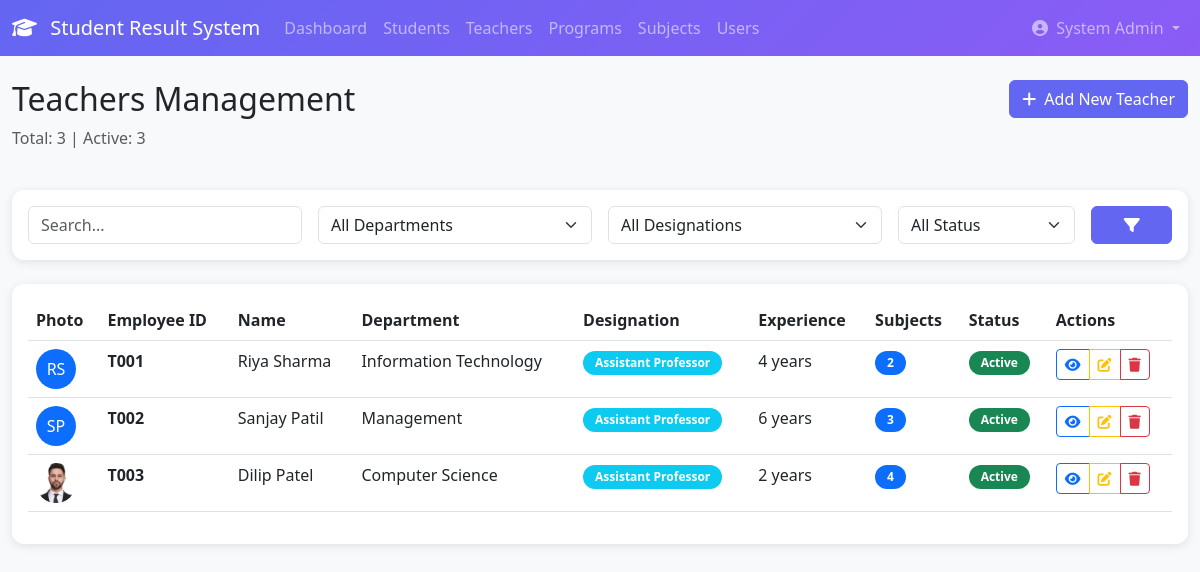
The app's page /teachers/list/ (signed in), older data.
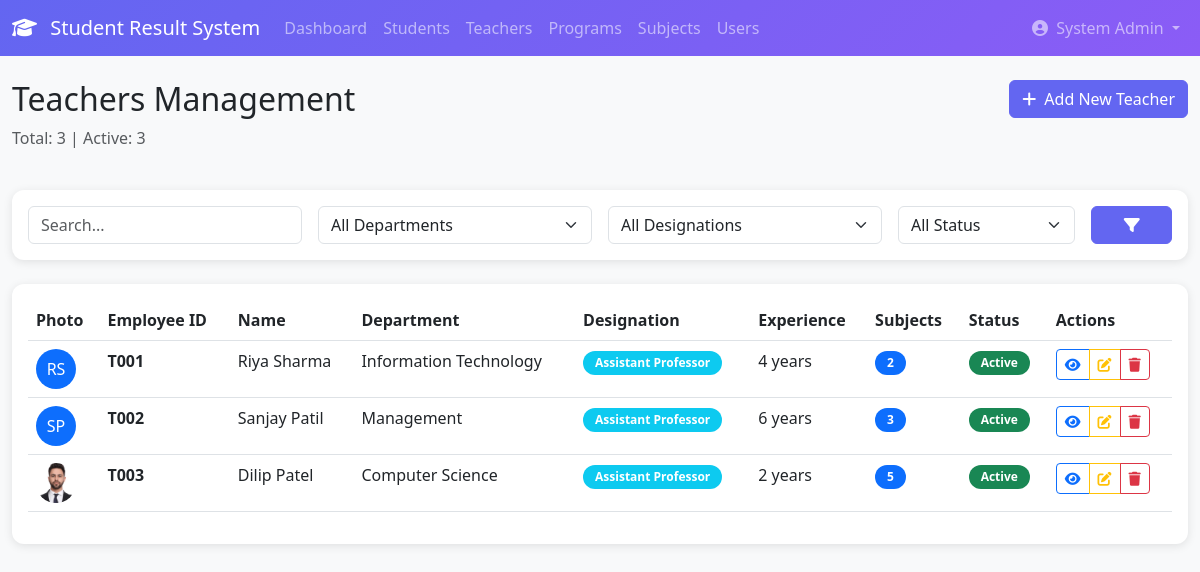
The same page, newer data.
### teachers/models.py (models this page shows, shortened)
class Teacher(models.Model):
    DESIGNATION_CHOICES = (
        ('Professor', 'Professor'),
        ('Associate Professor', 'Associate Professor'),
        ('Assistant Professor', 'Assistant Professor'),
        ('Lecturer', 'Lecturer'),
        ('Guest Faculty', 'Guest Faculty'),
        ('Visiting Faculty', 'Visiting Faculty'),
    )
    EMPLOYMENT_TYPE_CHOICES = (
        ('Full Time', 'Full Time'),
        ('Part Time', 'Part Time'),
        ('Contract', 'Contract'),
        ('Guest', 'Guest'),
    )
    user = models.OneToOneField(
        User,
        on_delete=models.CASCADE,
        related_name='teacher_profile'
    )
    employee_id = models.CharField(
        max_length=20,
        unique=True,
        help_text='Unique employee identification number'
    )
    department = models.CharField(max_length=100)
    designation = models.CharField(
        max_length=50,
        choices=DESIGNATION_CHOICES,
        default='Assistant Professor'
    )
    qualification = models.CharField(
        max_length=200,
        help_text='Highest qualification (e.g., Ph.D. in Computer Science)'
    )
    specialization = models.CharField(
        max_length=200,
        blank=True,
        help_text='Area of specialization'
    )
    experience_years = models.IntegerField(
        default=0,
        validators=[MinValueValidator(0)],
        help_text='Total years of teaching experience'
    )
    previous_institution = models.CharField(
        max_length=200,
        blank=True,
        help_text='Previous institution/company'
    )
    phone_regex = RegexValidator(
        regex=r'^\+?1?\d{9,15}$',
        message="Phone number must be entered in the format: '+999999999'."
    )
    office_phone = models.CharField(
        validators=[phone_regex],
        max_length=17,
        blank=True,
        null=True,
        help_text='Office phone extension'
    )
    personal_phone = models.CharField(
        validators=[phone_regex],
        max_length=17,
        help_text='Personal phone number'
    )
    personal_email = models.EmailField(blank=True, null=True)
    address = models.TextField()
    city = models.CharField(max_length=100)
    state = models.CharField(max_length=100)
    pincode = models.CharField(max_length=10)
    joining_date = models.DateField()
    employment_type = models.CharField(
        max_length=20,
        choices=EMPLOYMENT_TYPE_CHOICES,
        default='Full Time'
    )
    salary = models.DecimalField(
        max_digits=10,
        decimal_places=2,
        blank=True,
        null=True,
        help_text='Monthly salary'
    )
    subjects = models.ManyToManyField(
        Subject,
        related_name='teachers',
        blank=True,
        help_text='Subjects assigned to this teacher'
    )
    date_of_birth = models.DateField(blank=True, null=True)
    gender = models.CharField(
        max_length=10,
        choices=(
            ('Male', 'Male'),
            ('Female', 'Female'),
            ('Other', 'Other'),
        ),
        blank=True
    )
    blood_group = models.CharField(
        max_length=3,
        choices=(
            ('A+', 'A+'),
            ('A-', 'A-'),
            ('B+', 'B+'),
            ('B-', 'B-'),
            ('AB+', 'AB+'),
            ('AB-', 'AB-'),
            ('O+', 'O+'),
            ('O-', 'O-'),
        ),
        blank=True,
        null=True
    )
    nationality = models.CharField(max_length=50, default='Indian')
    photo = models.ImageField(
        upload_to='teacher_photos/',
        blank=True,
        null=True
    )
    resume = models.FileField(
        upload_to='teacher_documents/',
        blank=True,
        null=True,
        help_text='CV/Resume'
    )
    id_proof = models.FileField(
        upload_to='teacher_documents/',
        blank=True,
        null=True
    )
    research_interests = models.TextField(blank=True)
    publications_count = models.IntegerField(default=0)
    google_scholar_url = models.URLField(blank=True, null=True)
    linkedin_url = models.URLField(blank=True, null=True)
    is_active = models.BooleanField(default=True)
    is_hod = models.BooleanField(
        default=False,
        help_text='Is Head of Department'
    )
    can_approve_results = models.BooleanField(
        default=False,
        help_text='Can approve/publish results'
    )
    created_at = models.DateTimeField(auto_now_add=True)
    updated_at = models.DateTimeField(auto_now=True)
    class Meta:
        db_table = 'teachers'
        ordering = ['department', 'designation', 'user__first_name']
        verbose_name = 'Teacher'
        verbose_name_plural = 'Teachers'
        indexes = [
            models.Index(fields=['employee_id']),
            models.Index(fields=['department', 'designation']),
        ]
    @property
    def total_subjects(self):
        return self.subjects.count()

### accounts/models.py (models this page shows, shortened)
class User(AbstractUser):
    ROLE_CHOICES = (
        ('admin', 'Admin'),
        ('teacher', 'Teacher'),
        ('student', 'Student'),
    )
    role = models.CharField(
        max_length=10,
        choices=ROLE_CHOICES,
        default='student'
    )
    phone_regex = RegexValidator(
        regex=r'^\+?1?\d{9,15}$',
        message="Phone number must be entered in the format: '+999999999'. Up to 15 digits allowed."
    )
    phone = models.CharField(
        validators=[phone_regex],
        max_length=17,
        blank=True,
        null=True
    )
    profile_picture = models.ImageField(
        upload_to='profiles/',
        blank=True,
        null=True,
        default='profiles/default.png'
    )
    address = models.TextField(blank=True, null=True)
    date_of_birth = models.DateField(blank=True, null=True)
    created_at = models.DateTimeField(auto_now_add=True)
    updated_at = models.DateTimeField(auto_now=True)
    is_verified = models.BooleanField(default=True)
    last_login_ip = models.GenericIPAddressField(blank=True, null=True)
    class Meta:
        db_table = 'users'
        ordering = ['-created_at']
    def get_full_name(self):
        full_name = f"{self.first_name} {self.last_name}"
        return full_name.strip() or self.username
    @property
    def is_admin(self):
        return self.role == 'admin'

### teachers/views.py (the view, shortened to what this page needs)
# urls.py: path('list/', views.teacher_list, name='teacher_list'),
@login_required
@user_passes_test(is_admin)
def teacher_list(request):
    teachers = Teacher.objects.select_related('user').all()
    search_query = request.GET.get('search', '')
    department_filter = request.GET.get('department')
    if department_filter:
        teachers = teachers.filter(department=department_filter)
    designation_filter = request.GET.get('designation')
    if designation_filter:
        teachers = teachers.filter(designation=designation_filter)
    status_filter = request.GET.get('status')
    if status_filter == 'active':
        teachers = teachers.filter(is_active=True)
    elif status_filter == 'inactive':
        teachers = teachers.filter(is_active=False)
    sort_by = request.GET.get('sort', 'employee_id')
    if sort_by:
        teachers = teachers.order_by(sort_by)
    paginator = Paginator(teachers, 20)
    page_number = request.GET.get('page')
    page_obj = paginator.get_page(page_number)
    departments = Teacher.objects.values_list('department', flat=True).distinct()
    designations = Teacher.objects.values_list('designation', flat=True).distinct()
    total_teachers = teachers.count()
    active_teachers = teachers.filter(is_active=True).count()
    context = {
        'page_obj': page_obj,
        'departments': departments,
        'designations': designations,
        'search_query': search_query,
        'department_filter': department_filter,
        'designation_filter': designation_filter,
        'status_filter': status_filter,
        'sort_by': sort_by,
        'total_teachers': total_teachers,
        'active_teachers': active_teachers,
    }
    return render(request, 'teachers/list.html', context)

### teachers/views.py (called while the page is built)
def is_admin(user):
    return user.role == 'admin'

### teachers/templates/teachers/list.html (shortened to what the changed rows need)
{% extends 'base.html' %}
{% load static %}
{% block content %}
<div class="container-fluid py-4">
    <div class="row mb-4">
        <div class="col-md-6">
            <h2>Teachers Management</h2>
        </div>
    </div>
    <div class="card">
        <div class="card-body">
            <div class="table-responsive">
                <table class="table table-hover">
                    <thead>
                        <tr>
                            <th>Photo</th>
                            <th>Employee ID</th>
                            <th>Name</th>
                            <th>Department</th>
                            <th>Designation</th>
                            <th>Experience</th>
                            <th>Subjects</th>
                            <th>Status</th>
                            <th>Actions</th>
                        </tr>
                    </thead>
                    <tbody>
                        {% for teacher in page_obj %}
                        <tr>
                            <td>
                                {% if teacher.photo %}
                                    <img src="{{ teacher.photo.url }}" alt="{{ teacher.user.get_full_name }}"
                                         class="rounded-circle" width="40" height="40" style="object-fit: cover;">
                                {% else %}
                                    <div class="rounded-circle bg-primary text-white d-inline-flex align-items-center justify-content-center"
                                         style="width: 40px; height: 40px;">
                                        {{ teacher.user.first_name.0 }}{{ teacher.user.last_name.0 }}
                                    </div>
                                {% endif %}
                            </td>
                            <td><strong>{{ teacher.employee_id }}</strong></td>
                            <td>{{ teacher.user.get_full_name }}</td>
                            <td>{{ teacher.department }}</td>
                            <td><span class="badge bg-info">{{ teacher.designation }}</span></td>
                            <td>{{ teacher.experience_years }} years</td>
                            <td><span class="badge bg-primary">{{ teacher.total_subjects }}</span></td>
                            <td>
                                {% if teacher.is_active %}
                                    <span class="badge bg-success">Active</span>
                                {% else %}
                                    <span class="badge bg-secondary">Inactive</span>
                                {% endif %}
                            </td>
                            <td>
                                <div class="btn-group" role="group">
                                    <a href="{% url 'teacher_detail' teacher.pk %}"
                                       class="btn btn-sm btn-outline-primary" title="View">
                                        <i class="fas fa-eye"></i>
                                    </a>
                                    <a href="{% url 'teacher_edit' teacher.pk %}"
                                       class="btn btn-sm btn-outline-warning" title="Edit">
                                        <i class="fas fa-edit"></i>
                                    </a>
                                    <a href="{% url 'teacher_delete' teacher.pk %}"
                                       class="btn btn-sm btn-outline-danger" title="Delete">
                                        <i class="fas fa-trash"></i>
                                    </a>
                                </div>
                            </td>
                        </tr>
                        {% empty %}
                        <tr>
                            <td colspan="9" class="text-center text-muted py-4">
                                No teachers found.
                            </td>
                        </tr>
                        {% endfor %}
                    </tbody>
                </table>
            </div>
        </div>
    </div>
</div>
{% endblock %}
{% block extra_css %}
<link rel="stylesheet" href="https://cdnjs.cloudflare.com/ajax/libs/font-awesome/6.4.0/css/all.min.css">
{% endblock %}

Row changes from the older to the newer data that the page shows:
changed Teacher "Computer Science": total_subjects "4" → "5"
